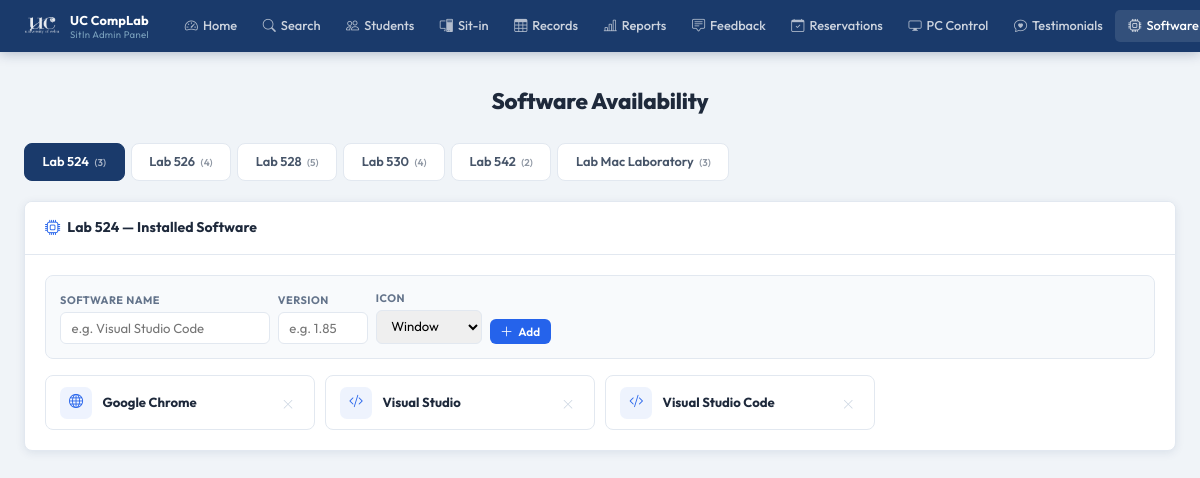
The page /pages/admin/software.php (signed in) on the database its author committed.
### tables this page shows
CREATE TABLE lab_software (
            id            INTEGER PRIMARY KEY AUTOINCREMENT,
            lab_room      TEXT NOT NULL,
            software_name TEXT NOT NULL,
            version       TEXT,
            icon          TEXT,
            created_at    DATETIME DEFAULT CURRENT_TIMESTAMP
        );

### pages/admin/software.php (the view, shortened to what this page needs)
<?php
$base = '../../';
$db = getDB();
$labRooms  = ['524','526','528','530','542','Mac Laboratory'];
$iconOptions = [
    'bi-window' => 'Window',
    'bi-code-slash' => 'Code',
    'bi-terminal' => 'Terminal',
    'bi-filetype-java' => 'Java',
    'bi-filetype-py' => 'Python',
    'bi-filetype-html' => 'HTML',
    'bi-filetype-css' => 'CSS',
    'bi-filetype-js' => 'JavaScript',
    'bi-database' => 'Database',
    'bi-browser-chrome' => 'Browser',
    'bi-brush' => 'Design',
    'bi-gear' => 'Tools',
    'bi-cpu' => 'System',
    'bi-globe' => 'Web',
    'bi-file-earmark-text' => 'Document',
];
$allSoftware = [];
foreach ($labRooms as $lab) {
    $stmt = $db->prepare("SELECT * FROM lab_software WHERE lab_room = ? ORDER BY software_name ASC");
    $stmt->execute([$lab]);
    $allSoftware[$lab] = $stmt->fetchAll();
}
?>
<!DOCTYPE html>
<html lang="en">
<head>
  <link rel="stylesheet" href="<?= $base ?>assets/css/admin.css?v=<?= filemtime(__DIR__ . '/../../assets/css/admin.css') ?>"/>
  <link rel="stylesheet" href="https://cdn.jsdelivr.net/npm/bootstrap-icons@1.11.3/font/bootstrap-icons.css"/>
</head>
<body>
<?php require_once __DIR__ . '/../../includes/admin-navbar.php'; ?>
<div class="admin-page">
  <div class="admin-inner">
    <h1 class="a-page-title">Software Availability</h1>
    <div class="sw-tabs" id="swTabs">
      <?php foreach ($labRooms as $i => $lab): ?>
        <div class="sw-tab <?= $i === 0 ? 'active' : '' ?>"
             data-lab="<?= htmlspecialchars($lab) ?>"
             onclick="switchSwTab(this)">
          Lab <?= htmlspecialchars($lab) ?>
          <span style="font-size:0.62rem;opacity:0.6;margin-left:3px;">(<?= count($allSoftware[$lab]) ?>)</span>
        </div>
      <?php endforeach; ?>
    </div>
    <?php foreach ($labRooms as $i => $lab): ?>
      <div class="sw-panel <?= $i === 0 ? 'active' : '' ?>" id="swPanel-<?= htmlspecialchars($lab) ?>">
        <div class="a-card">
          <div class="a-card-header">
            <i class="bi bi-cpu"></i> Lab <?= htmlspecialchars($lab) ?> — Installed Software
          </div>
          <div class="a-card-body">
            <form method="POST" action="" class="sw-add-form">
              <div class="sw-add-field">
                <label>Software Name</label>
                <input type="text" name="software_name" placeholder="e.g. Visual Studio Code" required style="min-width:180px;" />
              </div>
              <div class="sw-add-field">
                <label>Version</label>
                <input type="text" name="version" placeholder="e.g. 1.85" style="width:90px;" />
              </div>
              <div class="sw-add-field">
                <label>Icon</label>
                <select name="icon">
                  <?php foreach ($iconOptions as $cls => $label): ?>
                    <option value="<?= $cls ?>"><?= $label ?></option>
                  <?php endforeach; ?>
                </select>
              </div>
              <button type="submit" class="a-btn a-btn-primary a-btn-sm">
                <i class="bi bi-plus-lg"></i> Add
              </button>
            </form>
            <?php if (empty($allSoftware[$lab])): ?>
              <div class="sw-empty">
                <i class="bi bi-inbox"></i>
                No software listed for this lab yet. Add one above.
              </div>
            <?php else: ?>
              <div class="sw-grid">
                <?php foreach ($allSoftware[$lab] as $sw): ?>
                  <div class="sw-item">
                    <div class="sw-item-icon">
                      <i class="bi <?= htmlspecialchars($sw['icon'] ?: 'bi-window') ?>"></i>
                    </div>
                    <div style="flex:1;min-width:0;">
                      <div class="sw-item-name"><?= htmlspecialchars($sw['software_name']) ?></div>
                    </div>
                    <div class="sw-item-actions">
                      <form method="POST" style="display:inline;" onsubmit="return confirm('Remove this software?')">
                        <button type="submit" class="sw-del-btn" title="Remove">
                          <i class="bi bi-x-lg"></i>
                        </button>
                      </form>
                    </div>
                  </div>
                <?php endforeach; ?>
              </div>
            <?php endif; ?>
          </div>
        </div>
      </div>
    <?php endforeach; ?>
  </div>
</div>
</body>
</html>

### assets/css/admin.css (style rules this page uses)
:root { --a-navy: #1a3a6b; --a-blue: #1e4da1; --a-mid: #2563EB; --a-light: #dbeafe; --a-white: #ffffff; --a-gray50: #f8fafc; --a-gray100: #f0f4f8; --a-gray200: #e2e8f0; --a-gray400: #94a3b8; --a-gray600: #475569; --a-navy900: #0d1b2e; --a-green: #16a34a; --a-red: #dc2626; --a-yellow: #d97706; --font: 'Outfit', sans-serif; --radius: 8px; --shadow-xs: 0 1px 3px rgba(15,40,84,0.07); --shadow: 0 2px 10px rgba(15,40,84,0.09); }
*, *::before, *::after { box-sizing: border-box; margin: 0; padding: 0; }
body { font-family: var(--font); background: #f0f4f8; color: #1e293b; line-height: 1.55; -webkit-font-smoothing: antialiased; }
.admin-page { padding-top: 52px; min-height: 100vh; }
.admin-inner { max-width: 1280px; margin: 0 auto; padding: 2rem 1.5rem; }
.a-page-title { font-size: 1.4rem; font-weight: 800; color: #1e293b; text-align: center; margin-bottom: 1.5rem; letter-spacing: -0.2px; }
.a-card { background: var(--a-white); border-radius: var(--radius); box-shadow: var(--shadow); border: 1px solid var(--a-gray200); overflow: hidden; }
.a-card-header { background: var(--a-white); color: #1e293b; padding: 0.9rem 1.25rem; font-size: 0.875rem; font-weight: 700; display: flex; align-items: center; gap: 7px; border-bottom: 1px solid var(--a-gray200); letter-spacing: 0.1px; }
.a-card-header i { color: var(--a-mid); font-size: 0.95rem; flex-shrink: 0; }
.a-card-body { padding: 1.25rem; }
.a-btn { display: inline-flex; align-items: center; gap: 5px; padding: 0.42rem 1rem; border: none; border-radius: 6px; font-family: var(--font); font-size: 0.80rem; font-weight: 600; cursor: pointer; transition: all 0.16s; white-space: nowrap; letter-spacing: 0.1px; }
.a-btn i { font-size: 0.82rem; }
.a-btn-primary { background: var(--a-mid); color: #fff; }
.a-btn-sm { padding: 0.28rem 0.65rem; font-size: 0.73rem; }

### pages/admin/software.php (style rules this page uses)
.sw-tabs { display: flex; gap: 6px; flex-wrap: wrap; margin-bottom: 1.25rem; }
.sw-tab { padding: 0.5rem 1.1rem; border-radius: 8px; background: #fff; color: #475569; border: 1.5px solid #e2e8f0; font-size: 0.80rem; font-weight: 600; cursor: pointer; transition: all 0.15s; }
.sw-tab.active { background: #1a3a6b; color: #fff; border-color: #1a3a6b; }
.sw-panel { display: none; }
.sw-panel.active { display: block; }
.sw-add-form { display: flex; gap: 0.5rem; align-items: flex-end; flex-wrap: wrap; margin-bottom: 1rem; padding: 0.875rem; background: #f8fafc; border-radius: 8px; border: 1px solid #e2e8f0; }
.sw-add-field { display: flex; flex-direction: column; gap: 3px; }
.sw-add-field label { font-size: 0.68rem; font-weight: 700; color: #64748b; text-transform: uppercase; letter-spacing: 0.5px; }
.sw-add-field input, .sw-add-field select { padding: 0.45rem 0.65rem; border: 1.5px solid #e2e8f0; border-radius: 6px; font-family: inherit; font-size: 0.82rem; outline: none; transition: border-color 0.15s; }
.sw-grid { display: grid; grid-template-columns: repeat(auto-fill, minmax(220px, 1fr)); gap: 0.65rem; }
.sw-item { display: flex; align-items: center; gap: 0.65rem; padding: 0.65rem 0.875rem; background: #fff; border: 1px solid #e2e8f0; border-radius: 8px; transition: all 0.12s; }
.sw-item-icon { width: 32px; height: 32px; border-radius: 7px; background: rgba(37,99,235,0.08); color: #2563EB; display: flex; align-items: center; justify-content: center; font-size: 0.88rem; flex-shrink: 0; }
.sw-item-name { font-size: 0.82rem; font-weight: 700; color: #1e293b; }
.sw-item-actions { margin-left: auto; display: flex; gap: 3px; }
.sw-del-btn { background: none; border: 1px solid transparent; cursor: pointer; padding: 3px 5px; border-radius: 5px; font-size: 0.72rem; color: #cbd5e1; transition: all 0.15s; }

### rows shown on the page
lab_software: software_name "Google Chrome"
lab_software: software_name "Visual Studio"
lab_software: software_name "Visual Studio Code"

### other values the page prints
$lab "524"
count($allSoftware[$lab]) "3"
$lab "526"
count($allSoftware[$lab]) "4"
$lab "528"
count($allSoftware[$lab]) "5"
$lab "530"
$lab "542"
count($allSoftware[$lab]) "2"
$lab "Mac Laboratory"
form field icon "Window"
